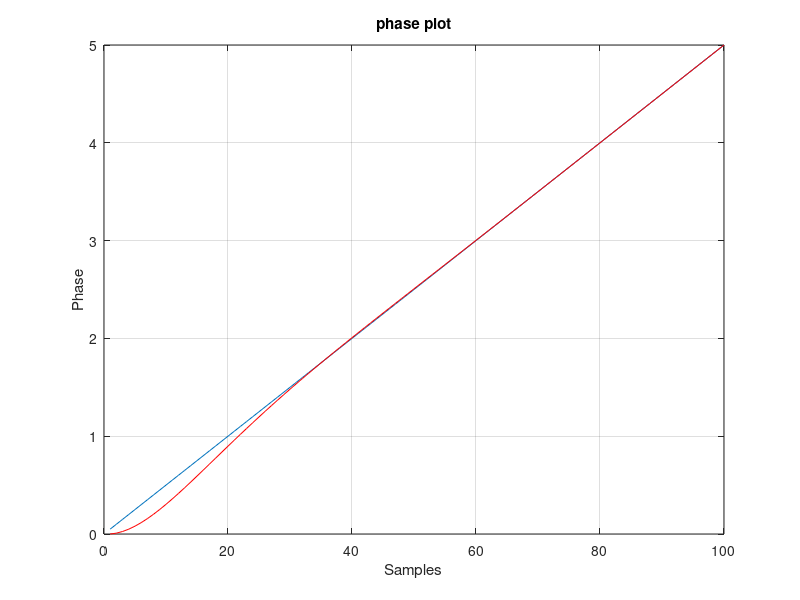
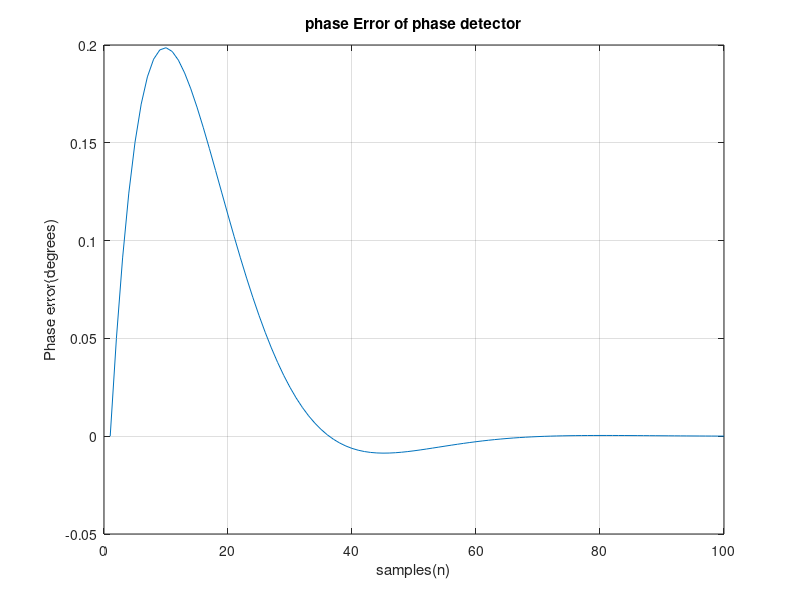
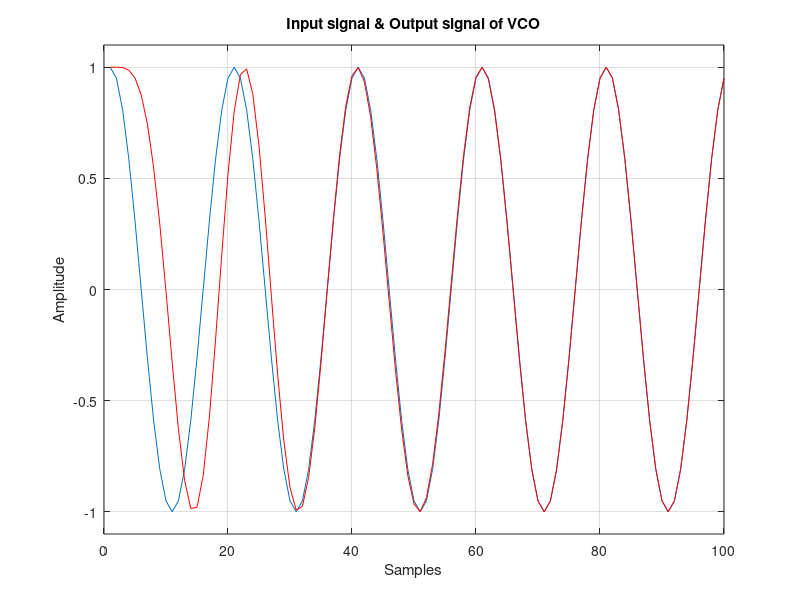

The MATLAB source for these figures, in order:
close all;
clear all;
reg1 =0;
reg2 =0;
reg3 = 0;

eta =sqrt(2)/2;
theta =2*pi*1/100;
Kp = [(4*eta*theta)/(1+2*eta*theta+theta^2)];
Ki = [(4*theta^2)/(1+2*eta*theta+theta^2)];
d_phi_1 = 1/20;
n_data = 100;

for nn =1:n_data
phi1= reg1 +d_phi_1;
phi1_reg(nn) = phi1;

s1 =exp(j*2*pi*reg1);
s2 =exp(j*2*pi*reg2);

s1_reg(nn) =s1;
s2_reg(nn) =s2;

t =s1*conj(s2);
phi_error =atan(imag(t)/real(t))/(2*pi);
phi_error_reg(nn) = phi_error;
sum1 =Kp*phi_error + phi_error*Ki+reg3;

reg1_reg(nn) =reg1;
reg2_reg(nn) = reg2;
reg1 =phi1;

reg2=reg2+sum1;
reg3 =reg3+phi_error*Ki;
phi2_reg(nn) =reg2;
end

figure(1)
plot(phi1_reg);
hold on
plot(phi2_reg,'r');
hold off;
grid on;
title('phase plot');
xlabel('Samples');
ylabel('Phase');


figure(2)

plot(phi_error_reg);
title('phase Error of phase detector');
grid on;
xlabel('samples(n)');
ylabel('Phase error(degrees)');


figure(3)
plot(real(s1_reg));
hold on;
plot(real(s2_reg),'r');
hold off;
grid on;
title('Input signal & Output signal of VCO');
xlabel('Samples');
ylabel('Amplitude');
axis([0 n_data -1.1 1.1]);